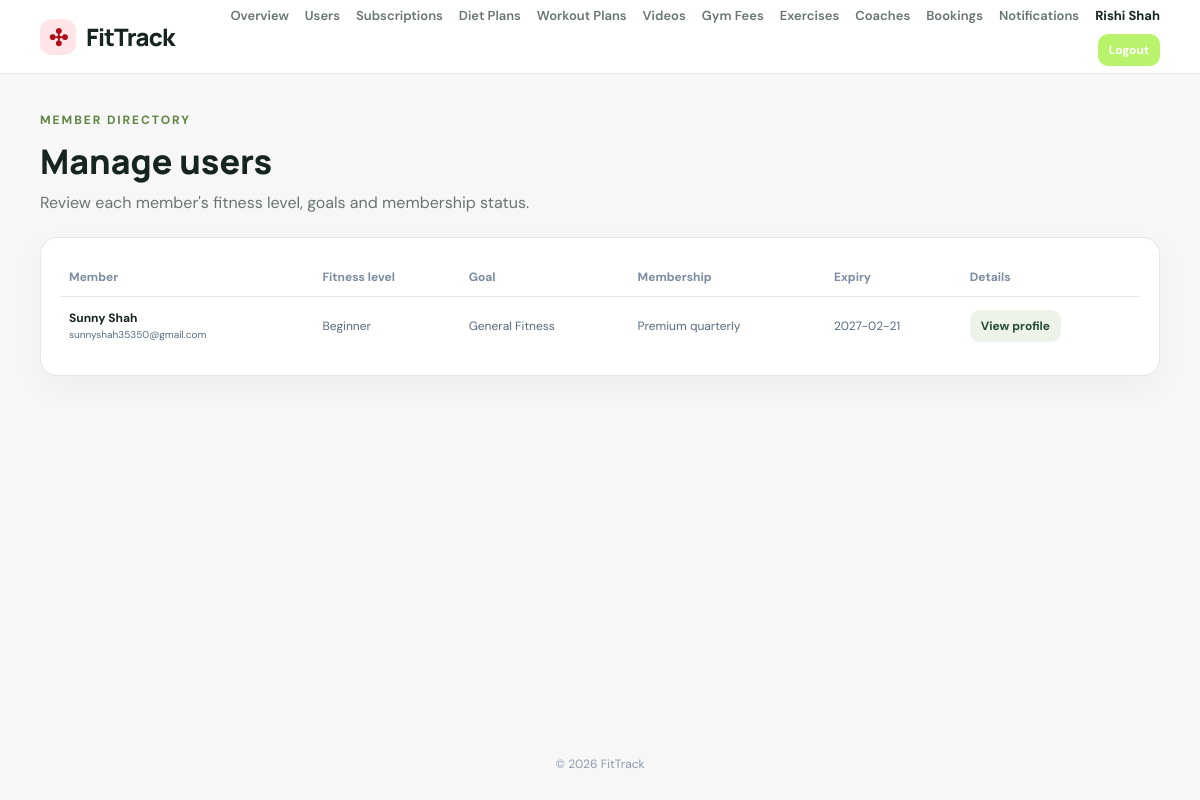
Before: /admin/users.php (signed in) with the older database file.
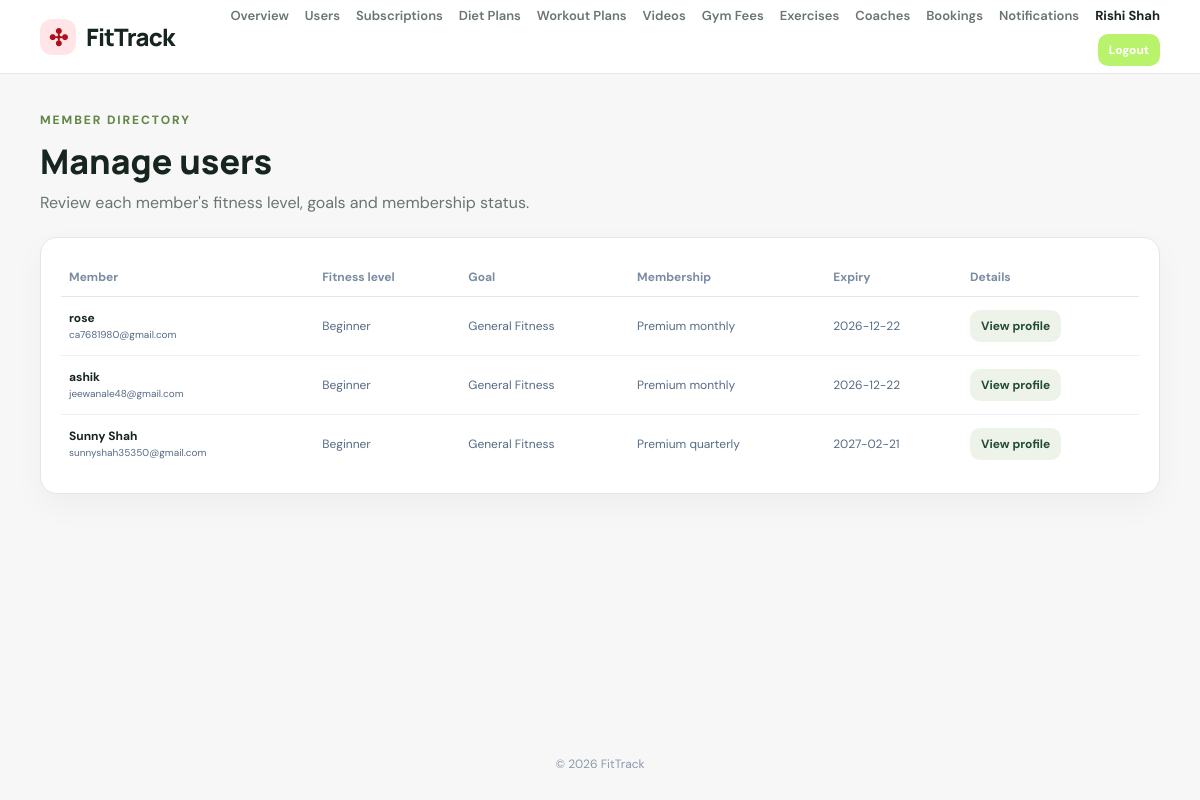
After: the same page with the newer database file.
### tables this page shows
CREATE TABLE `users` (
  `id` bigint(20) UNSIGNED NOT NULL,
  `name` varchar(100) NOT NULL,
  `email` varchar(190) NOT NULL,
  `password_hash` varchar(255) NOT NULL,
  `role` enum('user','admin') NOT NULL DEFAULT 'user',
  `age` tinyint(3) UNSIGNED DEFAULT NULL,
  `gender` enum('male','female','other','prefer_not_to_say') DEFAULT NULL,
  `height_cm` decimal(5,2) DEFAULT NULL,
  `weight_kg` decimal(6,2) DEFAULT NULL,
  `fitness_level` enum('beginner','intermediate','advanced','expert') NOT NULL DEFAULT 'beginner',
  `fitness_goal` varchar(40) DEFAULT 'general_fitness',
  `dietary_preference` varchar(40) DEFAULT 'no_preference',
  `food_allergies` varchar(500) DEFAULT NULL,
  `available_days` text DEFAULT NULL,
  `subscription_plan` enum('monthly','quarterly','yearly') DEFAULT NULL,
  `subscription_status` enum('normal','pending','active','expired') NOT NULL DEFAULT 'normal',
  `subscription_expires_at` date DEFAULT NULL,
  `created_at` timestamp NOT NULL DEFAULT current_timestamp(),
  `updated_at` timestamp NOT NULL DEFAULT current_timestamp() ON UPDATE current_timestamp()
);

### includes/init.php (called while the page is built, shortened)
<?php
function e(mixed $value): string
{
    return htmlspecialchars((string) $value, ENT_QUOTES, 'UTF-8');
}

### admin/users.php (the view)
<?php
require_once __DIR__.'/../includes/auth.php';requireAdmin();
$users=$pdo->query("SELECT id,name,email,age,fitness_level,fitness_goal,dietary_preference,subscription_status,subscription_plan,subscription_expires_at,created_at FROM users WHERE role='user' ORDER BY created_at DESC")->fetchAll();$pageTitle='Manage users';require __DIR__.'/../includes/header.php';?>
<section class="page-heading"><div><p class="eyebrow">MEMBER DIRECTORY</p><h1>Manage users</h1><p>Review each member's fitness level, goals and membership status.</p></div></section><section class="panel"><div class="table-wrap"><table><thead><tr><th>Member</th><th>Fitness level</th><th>Goal</th><th>Membership</th><th>Expiry</th><th>Details</th></tr></thead><tbody><?php foreach($users as $u):?><tr><td><strong><?=e($u['name'])?></strong><br><small><?=e($u['email'])?></small></td><td><?=e(ucfirst($u['fitness_level']==='advanced'?'expert':($u['fitness_level']??'—')))?></td><td><?=e(ucwords(str_replace('_',' ',$u['fitness_goal']??'—')))?></td><td><?=e(($u['subscription_status']??'normal')==='active'?'Premium':'Normal (Free)')?> <?=e($u['subscription_status']==='active'?($u['subscription_plan']??''):'')?></td><td><?=e($u['subscription_expires_at']??'—')?></td><td><a class="button light btn-small" href="user-detail.php?id=<?=(int)$u['id']?>">View profile</a></td></tr><?php endforeach;?></tbody></table></div></section><?php require __DIR__.'/../includes/footer.php';?>

Changed rows visible on the page:
added users: name "rose", email "ca7681980@gmail.com", fitness_level "Beginner", fitness_goal "General Fitness", subscription_status "Premium", subscription_plan "monthly", subscription_expires_at "2026-12-22"
added users: name "ashik", email "jeewanale48@gmail.com", fitness_level "Beginner", fitness_goal "General Fitness", subscription_status "Premium", subscription_plan "monthly", subscription_expires_at "2026-12-22"
